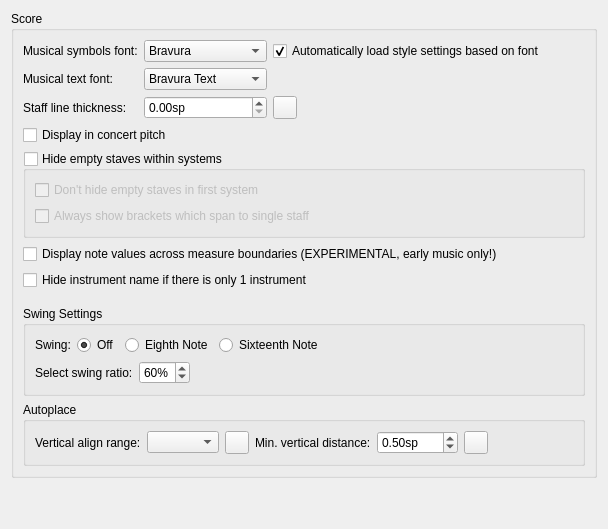
      <widget class="QWidget" name="PageScore">
       <layout class="QVBoxLayout" name="verticalLayout_20">
        <property name="spacing">
         <number>0</number>
        </property>
        <item>
         <widget class="QGroupBox" name="groupBox_12">
          <property name="title">
           <string>Score</string>
          </property>
          <layout class="QVBoxLayout" name="verticalLayout_5">
           <item>
            <layout class="QGridLayout" name="gridLayout">
             <item row="0" column="2">
              <widget class="QCheckBox" name="optimizeStyleCheckbox">
               <property name="toolTip">
                <string>MuseScore will change the style to suit the font better</string>
               </property>
               <property name="text">
                <string>Automatically load style settings based on font</string>
               </property>
               <property name="checked">
                <bool>true</bool>
               </property>
              </widget>
             </item>
             <item row="0" column="1">
              <widget class="QComboBox" name="musicalSymbolFont">
               <property name="sizePolicy">
                <sizepolicy hsizetype="Expanding" vsizetype="Fixed">
                 <horstretch>0</horstretch>
                 <verstretch>0</verstretch>
                </sizepolicy>
               </property>
               <item>
                <property name="text">
                 <string notr="true">Bravura</string>
                </property>
               </item>
               <item>
                <property name="text">
                 <string notr="true">Emmentaler</string>
                </property>
               </item>
               <item>
                <property name="text">
                 <string notr="true">Gonville</string>
                </property>
               </item>
               <item>
                <property name="text">
                 <string notr="true">MuseJazz</string>
                </property>
               </item>
              </widget>
             </item>
             <item row="1" column="0">
              <widget class="QLabel" name="label_4">
               <property name="text">
                <string>Musical text font:</string>
               </property>
               <property name="buddy">
                <cstring>musicalTextFont</cstring>
               </property>
              </widget>
             </item>
             <item row="0" column="3">
              <spacer name="horizontalSpacer_2">
               <property name="orientation">
                <enum>Qt::Horizontal</enum>
               </property>
               <property name="sizeHint" stdset="0">
                <size>
                 <width>40</width>
                 <height>20</height>
                </size>
               </property>
              </spacer>
             </item>
             <item row="0" column="0">
              <widget class="QLabel" name="label_63">
               <property name="text">
                <string>Musical symbols font:</string>
               </property>
               <property name="buddy">
                <cstring>musicalSymbolFont</cstring>
               </property>
              </widget>
             </item>
             <item row="1" column="1">
              <widget class="QComboBox" name="musicalTextFont">
               <item>
                <property name="text">
                 <string notr="true">Bravura Text</string>
                </property>
               </item>
               <item>
                <property name="text">
                 <string notr="true">Emmentaler Text</string>
                </property>
               </item>
               <item>
                <property name="text">
                 <string notr="true">Gonville Text</string>
                </property>
               </item>
               <item>
                <property name="text">
                 <string notr="true">MuseJazz Text</string>
                </property>
               </item>
               <item>
                <property name="text">
                 <string/>
                </property>
               </item>
              </widget>
             </item>
             <item row="2" column="0">
              <widget class="QLabel" name="label">
               <property name="sizePolicy">
                <sizepolicy hsizetype="Fixed" vsizetype="Preferred">
                 <horstretch>0</horstretch>
                 <verstretch>0</verstretch>
                </sizepolicy>
               </property>
               <property name="text">
                <string>Staff line thickness:</string>
               </property>
               <property name="wordWrap">
                <bool>false</bool>
               </property>
              </widget>
             </item>
             <item row="2" column="2">
              <widget class="QToolButton" name="resetStaffLineWidth">
               <property name="toolTip">
                <string>Reset to default</string>
               </property>
               <property name="accessibleName">
                <string>Reset 'Staff line thickness' value</string>
               </property>
               <property name="text">
                <string notr="true"/>
               </property>
               <property name="icon">
                <iconset resource="musescore.qrc">
                 <normaloff>:/data/icons/edit-reset.svg</normaloff>:/data/icons/edit-reset.svg</iconset>
               </property>
              </widget>
             </item>
             <item row="2" column="1">
              <widget class="QDoubleSpinBox" name="staffLineWidth">
               <property name="suffix">
                <string extracomment="spatium unit">sp</string>
               </property>
               <property name="singleStep">
                <double>0.100000000000000</double>
               </property>
              </widget>
             </item>
            </layout>
           </item>
           <item>
            <widget class="QCheckBox" name="concertPitch">
             <property name="text">
              <string>Display in concert pitch</string>
             </property>
            </widget>
           </item>
           <item>
            <widget class="QGroupBox" name="hideEmptyStaves">
             <property name="title">
              <string>Hide empty staves within systems</string>
             </property>
             <property name="checkable">
              <bool>true</bool>
             </property>
             <property name="checked">
              <bool>false</bool>
             </property>
             <layout class="QVBoxLayout" name="verticalLayout_2">
              <item>
               <widget class="QCheckBox" name="dontHideStavesInFirstSystem">
                <property name="text">
                 <string>Don't hide empty staves in first system</string>
                </property>
               </widget>
              </item>
              <item>
               <widget class="QCheckBox" name="alwaysShowBrackets">
                <property name="text">
                 <string>Always show brackets which span to single staff</string>
                </property>
               </widget>
              </item>
             </layout>
            </widget>
           </item>
           <item>
            <widget class="QCheckBox" name="crossMeasureValues">
             <property name="text">
              <string>Display note values across measure boundaries (EXPERIMENTAL, early music only!)</string>
             </property>
            </widget>
           </item>
           <item>
            <widget class="QCheckBox" name="hideInstrumentNameIfOneInstrument">
             <property name="text">
              <string>Hide instrument name if there is only 1 instrument</string>
             </property>
            </widget>
           </item>
           <item>
            <spacer name="verticalSpacer_10">
             <property name="orientation">
              <enum>Qt::Vertical</enum>
             </property>
             <property name="sizeType">
              <enum>QSizePolicy::Preferred</enum>
             </property>
             <property name="sizeHint" stdset="0">
              <size>
               <width>10</width>
               <height>10</height>
              </size>
             </property>
            </spacer>
           </item>
           <item>
            <widget class="QGroupBox" name="swingSettings">
             <property name="title">
              <string>Swing Settings</string>
             </property>
             <layout class="QVBoxLayout" name="verticalLayout_39">
              <item>
               <layout class="QHBoxLayout" name="horizontalLayout_10">
                <item>
                 <widget class="QLabel" name="SwingLabel">
                  <property name="text">
                   <string>Swing:</string>
                  </property>
                 </widget>
                </item>
                <item>
                 <widget class="QRadioButton" name="swingOff">
                  <property name="text">
                   <string>Off</string>
                  </property>
                  <property name="checked">
                   <bool>true</bool>
                  </property>
                 </widget>
                </item>
                <item>
                 <widget class="QRadioButton" name="swingEighth">
                  <property name="text">
                   <string>Eighth Note</string>
                  </property>
                 </widget>
                </item>
                <item>
                 <widget class="QRadioButton" name="swingSixteenth">
                  <property name="text">
                   <string>Sixteenth Note</string>
                  </property>
                 </widget>
                </item>
                <item>
                 <spacer name="zontalSpacer_16">
                  <property name="orientation">
                   <enum>Qt::Horizontal</enum>
                  </property>
                  <property name="sizeHint" stdset="0">
                   <size>
                    <width>40</width>
                    <height>20</height>
                   </size>
                  </property>
                 </spacer>
                </item>
               </layout>
              </item>
              <item>
               <layout class="QHBoxLayout" name="horizontalLayout_11">
                <item>
                 <widget class="QLabel" name="label_3">
                  <property name="text">
                   <string>Select swing ratio:</string>
                  </property>
                  <property name="buddy">
                   <cstring>swingBox</cstring>
                  </property>
                 </widget>
                </item>
                <item>
                 <widget class="QSpinBox" name="swingBox">
                  <property name="sizePolicy">
                   <sizepolicy hsizetype="Maximum" vsizetype="Fixed">
                    <horstretch>0</horstretch>
                    <verstretch>0</verstretch>
                   </sizepolicy>
                  </property>
                  <property name="suffix">
                   <string>%</string>
                  </property>
                  <property name="minimum">
                   <number>50</number>
                  </property>
                  <property name="value">
                   <number>60</number>
                  </property>
                 </widget>
                </item>
                <item>
                 <spacer name="horizontalSpacer_16">
                  <property name="orientation">
                   <enum>Qt::Horizontal</enum>
                  </property>
                  <property name="sizeHint" stdset="0">
                   <size>
                    <width>40</width>
                    <height>20</height>
                   </size>
                  </property>
                 </spacer>
                </item>
               </layout>
              </item>
             </layout>
            </widget>
           </item>
           <item>
            <widget class="QGroupBox" name="groupBox_33">
             <property name="title">
              <string>Autoplace</string>
             </property>
             <layout class="QGridLayout" name="gridLayout_11">
              <item row="0" column="0">
               <widget class="QLabel" name="label_36">
                <property name="text">
                 <string>Vertical align range:</string>
                </property>
                <property name="buddy">
                 <cstring>autoplaceVerticalAlignRange</cstring>
                </property>
               </widget>
              </item>
              <item row="0" column="1">
               <widget class="QComboBox" name="autoplaceVerticalAlignRange"/>
              </item>
              <item row="0" column="2">
               <widget class="QToolButton" name="resetAutoplaceVerticalAlignRange">
                <property name="toolTip">
                 <string>Reset to default</string>
                </property>
                <property name="accessibleName">
                 <string>Reset 'Vertical align range' value</string>
                </property>
                <property name="text">
                 <string notr="true"/>
                </property>
                <property name="icon">
                 <iconset resource="musescore.qrc">
                  <normaloff>:/data/icons/edit-reset.svg</normaloff>:/data/icons/edit-reset.svg</iconset>
                </property>
               </widget>
              </item>
              <item row="0" column="3">
               <widget class="QLabel" name="minVerticalDistance_labe">
                <property name="text">
                 <string>Min. vertical distance:</string>
                </property>
                <property name="buddy">
                 <cstring>minVerticalDistance</cstring>
                </property>
               </widget>
              </item>
              <item row="0" column="4">
               <widget class="QDoubleSpinBox" name="minVerticalDistance">
                <property name="sizePolicy">
                 <sizepolicy hsizetype="Maximum" vsizetype="Fixed">
                  <horstretch>0</horstretch>
                  <verstretch>0</verstretch>
                 </sizepolicy>
                </property>
                <property name="suffix">
                 <string>sp</string>
                </property>
                <property name="minimum">
                 <double>-999.990000000000009</double>
                </property>
                <property name="singleStep">
                 <double>0.100000000000000</double>
                </property>
                <property name="value">
                 <double>0.500000000000000</double>
                </property>
               </widget>
              </item>
              <item row="0" column="5">
               <widget class="QToolButton" name="resetMinVerticalDistance">
                <property name="toolTip">
                 <string>Reset to default</string>
                </property>
                <property name="accessibleName">
                 <string>Reset 'Min. vertical distance' value</string>
                </property>
                <property name="text">
                 <string notr="true"/>
                </property>
                <property name="icon">
                 <iconset resource="musescore.qrc">
                  <normaloff>:/data/icons/edit-reset.svg</normaloff>:/data/icons/edit-reset.svg</iconset>
                </property>
               </widget>
              </item>
              <item row="0" column="6">
               <spacer name="horizontalSpacer_23">
                <property name="orientation">
                 <enum>Qt::Horizontal</enum>
                </property>
                <property name="sizeHint" stdset="0">
                 <size>
                  <width>40</width>
                  <height>20</height>
                 </size>
                </property>
               </spacer>
              </item>
             </layout>
            </widget>
           </item>
          </layout>
         </widget>
        </item>
        <item>
         <spacer name="verticalSpacer">
          <property name="orientation">
           <enum>Qt::Vertical</enum>
          </property>
          <property name="sizeHint" stdset="0">
           <size>
            <width>20</width>
            <height>40</height>
           </size>
          </property>
         </spacer>
        </item>
       </layout>
      </widget>
